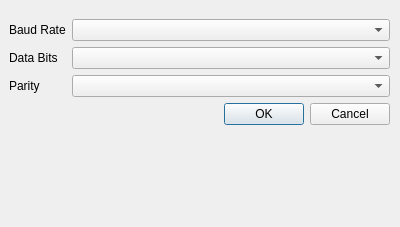
<?xml version="1.0" encoding="UTF-8"?>
<ui version="4.0">
 <class>COMSettings</class>
 <widget class="QDialog" name="COMSettings">
  <property name="geometry">
   <rect>
    <x>0</x>
    <y>0</y>
    <width>400</width>
    <height>227</height>
   </rect>
  </property>
  <property name="sizePolicy">
   <sizepolicy hsizetype="Preferred" vsizetype="Minimum">
    <horstretch>0</horstretch>
    <verstretch>0</verstretch>
   </sizepolicy>
  </property>
  <property name="windowTitle">
   <string>COM Settings</string>
  </property>
  <widget class="QWidget" name="formLayoutWidget">
   <property name="geometry">
    <rect>
     <x>9</x>
     <y>19</y>
     <width>381</width>
     <height>201</height>
    </rect>
   </property>
   <layout class="QFormLayout" name="formLayout">
    <item row="0" column="0">
     <widget class="QLabel" name="labelBaud">
      <property name="text">
       <string>Baud Rate</string>
      </property>
     </widget>
    </item>
    <item row="0" column="1">
     <widget class="QComboBox" name="comboBaud"/>
    </item>
    <item row="1" column="0">
     <widget class="QLabel" name="labelDataBits">
      <property name="text">
       <string>Data Bits</string>
      </property>
     </widget>
    </item>
    <item row="1" column="1">
     <widget class="QComboBox" name="comboDataBits"/>
    </item>
    <item row="2" column="0">
     <widget class="QLabel" name="labelParity">
      <property name="text">
       <string>Parity</string>
      </property>
     </widget>
    </item>
    <item row="2" column="1">
     <widget class="QComboBox" name="comboParity"/>
    </item>
    <item row="3" column="1">
     <widget class="QDialogButtonBox" name="buttonBox">
      <property name="orientation">
       <enum>Qt::Horizontal</enum>
      </property>
      <property name="standardButtons">
       <set>QDialogButtonBox::Cancel|QDialogButtonBox::Ok</set>
      </property>
     </widget>
    </item>
   </layout>
  </widget>
 </widget>
 <resources/>
 <connections>
  <connection>
   <sender>buttonBox</sender>
   <signal>accepted()</signal>
   <receiver>COMSettings</receiver>
   <slot>accept()</slot>
   <hints>
    <hint type="sourcelabel">
     <x>248</x>
     <y>254</y>
    </hint>
    <hint type="destinationlabel">
     <x>157</x>
     <y>274</y>
    </hint>
   </hints>
  </connection>
  <connection>
   <sender>buttonBox</sender>
   <signal>rejected()</signal>
   <receiver>COMSettings</receiver>
   <slot>reject()</slot>
   <hints>
    <hint type="sourcelabel">
     <x>316</x>
     <y>260</y>
    </hint>
    <hint type="destinationlabel">
     <x>286</x>
     <y>274</y>
    </hint>
   </hints>
  </connection>
 </connections>
</ui>
